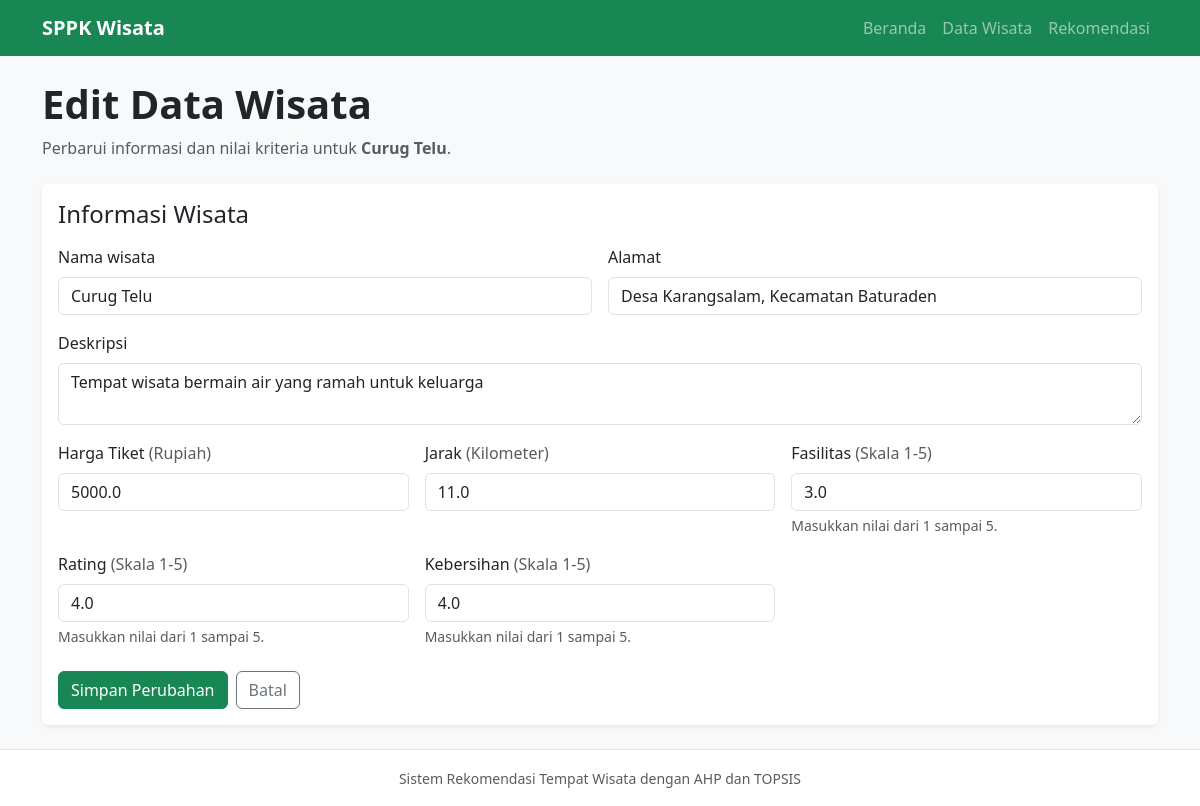
Screenshot of /wisata/16/edit with the database file from the repository.
### tables this page shows
CREATE TABLE wisata (
    id INTEGER PRIMARY KEY AUTOINCREMENT,
    nama TEXT NOT NULL,
    alamat TEXT,
    deskripsi TEXT
);

CREATE TABLE kriteria (
    id INTEGER PRIMARY KEY AUTOINCREMENT,
    kode TEXT NOT NULL UNIQUE,
    nama TEXT NOT NULL,
    atribut TEXT NOT NULL CHECK (
        atribut IN ('benefit', 'cost')
    ),
    satuan TEXT
);

### app.py (the view)
@app.route("/wisata/<int:wisata_id>/edit", methods=["GET", "POST"])
def edit_wisata(wisata_id):
    db = get_db()
    item_wisata = db.execute(
        """
        SELECT id, nama, alamat, deskripsi
        FROM wisata
        WHERE id = ?
        """,
        (wisata_id,),
    ).fetchone()
    if item_wisata is None:
        abort(404)
    daftar_kriteria = db.execute(
        """
        SELECT id, kode, nama, atribut, satuan
        FROM kriteria
        ORDER BY id
        """
    ).fetchall()
    nilai_per_kriteria = {
        row["kriteria_id"]: row["nilai"]
        for row in db.execute(
            """
            SELECT kriteria_id, nilai
            FROM penilaian
            WHERE wisata_id = ?
            """,
            (wisata_id,),
        ).fetchall()
    }
    if request.method == "POST":
        (
            nama,
            alamat,
            deskripsi,
            nilai_kriteria,
            kesalahan,
        ) = validasi_form_wisata(request.form, daftar_kriteria)
        if kesalahan:
            for pesan in kesalahan:
                flash(pesan, "danger")
            nilai_terpilih = request.form
        else:
            with db:
                db.execute(
                    """
                    UPDATE wisata
                    SET nama = ?, alamat = ?, deskripsi = ?
                    WHERE id = ?
                    """,
                    (nama, alamat, deskripsi, wisata_id),
                )
                db.execute(
                    "DELETE FROM penilaian WHERE wisata_id = ?",
                    (wisata_id,),
                )
                db.executemany(
                    """
                    INSERT INTO penilaian (wisata_id, kriteria_id, nilai)
                    VALUES (?, ?, ?)
                    """,
                    [
                        (wisata_id, kriteria_id, nilai)
                        for kriteria_id, nilai in nilai_kriteria
                    ],
                )
            flash("Data tempat wisata berhasil diperbarui.", "success")
            return redirect(url_for("wisata"))
    else:
        nilai_terpilih = {
            "nama": item_wisata["nama"],
            "alamat": item_wisata["alamat"] or "",
            "deskripsi": item_wisata["deskripsi"] or "",
            **{
                f"nilai_{kriteria_id}": str(nilai)
                for kriteria_id, nilai in nilai_per_kriteria.items()
            },
        }
    return render_template(
        "edit_wisata.html",
        item_wisata=item_wisata,
        daftar_kriteria=daftar_kriteria,
        nilai_terpilih=nilai_terpilih,
    )

### database.py (called while the page is built)
def get_db():
    if "db" not in g:
        g.db = sqlite3.connect(DATABASE)
        g.db.row_factory = sqlite3.Row
        g.db.execute("PRAGMA foreign_keys = ON")
    return g.db

### templates/edit_wisata.html (shortened to what this page needs)
{% extends "base.html" %}
{% block content %}
<div class="mb-4">
    <h1 class="fw-bold">Edit Data Wisata</h1>
    <p class="text-muted">
        Perbarui informasi dan nilai kriteria untuk
        <strong>{{ item_wisata["nama"] }}</strong>.
    </p>
</div>
<section class="card shadow-sm" aria-labelledby="judul-form-edit">
    <div class="card-body">
        <h2 class="h4 mb-3" id="judul-form-edit">Informasi Wisata</h2>
        {% if daftar_kriteria %}
            <form
                method="post"
                action="{{ url_for('edit_wisata', wisata_id=item_wisata['id']) }}"
            >
                <div class="row g-3">
                    <div class="col-12 col-md-6">
                        <label for="nama" class="form-label">Nama wisata</label>
                        <input
                            id="nama"
                            name="nama"
                            class="form-control"
                            type="text"
                            maxlength="200"
                            value="{{ nilai_terpilih.get('nama', '') }}"
                            required
                        >
                    </div>
                    <div class="col-12 col-md-6">
                        <label for="alamat" class="form-label">Alamat</label>
                        <input
                            id="alamat"
                            name="alamat"
                            class="form-control"
                            type="text"
                            maxlength="300"
                            value="{{ nilai_terpilih.get('alamat', '') }}"
                        >
                    </div>
                    <div class="col-12">
                        <label for="deskripsi" class="form-label">
                            Deskripsi
                        </label>
                        <textarea
                            id="deskripsi"
                            name="deskripsi"
                            class="form-control"
                            rows="2"
                            maxlength="1000"
                        >{{ nilai_terpilih.get('deskripsi', '') }}</textarea>
                    </div>
                    {% for kriteria in daftar_kriteria %}
                        <div class="col-12 col-sm-6 col-lg-4">
                            <label
                                for="nilai_{{ kriteria['id'] }}"
                                class="form-label"
                            >
                                {{ kriteria["nama"] }}
                                {% if kriteria["satuan"] %}
                                    <span class="text-muted">
                                        ({{ kriteria["satuan"] }})
                                    </span>
                                {% endif %}
                            </label>
                            <input
                                id="nilai_{{ kriteria['id'] }}"
                                name="nilai_{{ kriteria['id'] }}"
                                class="form-control"
                                type="number"
                                min="{% if kriteria['satuan'] == 'Skala 1-5' %}1{% else %}0{% endif %}"
                                {% if kriteria["satuan"] == "Skala 1-5" %}
                                    max="5"
                                {% endif %}
                                step="any"
                                value="{{ nilai_terpilih.get('nilai_' ~ kriteria['id'], '') }}"
                                required
                            >
                            {% if kriteria["satuan"] == "Skala 1-5" %}
                                <div class="form-text">
                                    Masukkan nilai dari 1 sampai 5.
                                </div>
                            {% endif %}
                        </div>
                    {% endfor %}
                </div>
                <div class="d-flex flex-wrap gap-2 mt-4">
                    <button type="submit" class="btn btn-success">
                        Simpan Perubahan
                    </button>
                    <a class="btn btn-outline-secondary" href="{{ url_for('wisata') }}">
                        Batal
                    </a>
                </div>
            </form>
        {% else %}
            <div class="alert alert-warning mb-0" role="alert">
                Data kriteria belum tersedia sehingga data wisata tidak dapat
                diperbarui.
            </div>
        {% endif %}
    </div>
</section>
{% endblock %}

### static/css/style.css (style rules this page uses)
body { min-height: 100vh; }
.card { border: none; transition: transform 0.2s ease; }

### rows the page displays
wisata: nama "Curug Telu", alamat "Desa Karangsalam, Kecamatan Baturaden", deskripsi "Tempat wisata bermain air yang ramah untuk keluarga"
kriteria: nama "Harga Tiket", satuan "Rupiah", id "5000.0"
kriteria: nama "Jarak", satuan "Kilometer", id "11.0"
kriteria: nama "Fasilitas", satuan "Skala 1-5", id "3.0", shows "Masukkan nilai dari 1 sampai 5."
kriteria: nama "Rating", satuan "Skala 1-5", id "4.0", shows "Masukkan nilai dari 1 sampai 5."
kriteria: nama "Kebersihan", satuan "Skala 1-5", id "4.0", shows "Masukkan nilai dari 1 sampai 5."
